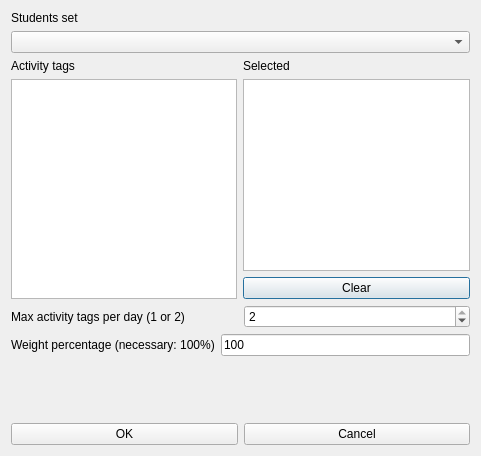
<?xml version="1.0" encoding="UTF-8"?>
<ui version="4.0">
 <class>ModifyConstraintStudentsSetMaxActivityTagsPerDayFromSetForm_template</class>
 <widget class="QDialog" name="ModifyConstraintStudentsSetMaxActivityTagsPerDayFromSetForm_template">
  <property name="geometry">
   <rect>
    <x>0</x>
    <y>0</y>
    <width>481</width>
    <height>456</height>
   </rect>
  </property>
  <property name="windowTitle">
   <string extracomment="This is the title of the dialog to add a new constraint of this type">Modify students set max activity tags per day from set</string>
  </property>
  <layout class="QVBoxLayout" name="verticalLayout_4">
   <item>
    <layout class="QVBoxLayout" name="verticalLayout_3">
     <item>
      <widget class="QLabel" name="studentsSetTextLabel">
       <property name="frameShape">
        <enum>QFrame::NoFrame</enum>
       </property>
       <property name="frameShadow">
        <enum>QFrame::Plain</enum>
       </property>
       <property name="text">
        <string>Students set</string>
       </property>
       <property name="wordWrap">
        <bool>false</bool>
       </property>
      </widget>
     </item>
     <item>
      <widget class="QComboBox" name="studentsComboBox">
       <property name="editable">
        <bool>false</bool>
       </property>
       <property name="insertPolicy">
        <enum>QComboBox::NoInsert</enum>
       </property>
       <property name="duplicatesEnabled">
        <bool>false</bool>
       </property>
      </widget>
     </item>
    </layout>
   </item>
   <item>
    <layout class="QHBoxLayout" name="horizontalLayout_4">
     <item>
      <layout class="QVBoxLayout" name="verticalLayout_2">
       <item>
        <widget class="QLabel" name="label_2">
         <property name="text">
          <string>Activity tags</string>
         </property>
        </widget>
       </item>
       <item>
        <widget class="QListWidget" name="allActivityTagsListWidget"/>
       </item>
      </layout>
     </item>
     <item>
      <layout class="QVBoxLayout" name="verticalLayout">
       <item>
        <widget class="QLabel" name="label_3">
         <property name="text">
          <string comment="It refers to activity tags">Selected</string>
         </property>
        </widget>
       </item>
       <item>
        <widget class="QListWidget" name="selectedActivityTagsListWidget"/>
       </item>
       <item>
        <widget class="QPushButton" name="clearActivityTagsPushButton">
         <property name="text">
          <string>Clear</string>
         </property>
        </widget>
       </item>
      </layout>
     </item>
    </layout>
   </item>
   <item>
    <layout class="QHBoxLayout" name="horizontalLayout">
     <item>
      <widget class="QLabel" name="label">
       <property name="text">
        <string>Max activity tags per day (1 or 2)</string>
       </property>
      </widget>
     </item>
     <item>
      <widget class="QSpinBox" name="maxActivityTagsSpinBox">
       <property name="minimum">
        <number>1</number>
       </property>
       <property name="maximum">
        <number>2</number>
       </property>
       <property name="value">
        <number>2</number>
       </property>
      </widget>
     </item>
    </layout>
   </item>
   <item>
    <layout class="QHBoxLayout" name="horizontalLayout_2">
     <item>
      <widget class="QLabel" name="weightTextLabel">
       <property name="frameShape">
        <enum>QFrame::NoFrame</enum>
       </property>
       <property name="frameShadow">
        <enum>QFrame::Plain</enum>
       </property>
       <property name="text">
        <string>Weight percentage (necessary: 100%)</string>
       </property>
       <property name="wordWrap">
        <bool>false</bool>
       </property>
      </widget>
     </item>
     <item>
      <widget class="QLineEdit" name="weightLineEdit">
       <property name="text">
        <string notr="true">100</string>
       </property>
      </widget>
     </item>
    </layout>
   </item>
   <item>
    <spacer name="verticalSpacer">
     <property name="orientation">
      <enum>Qt::Vertical</enum>
     </property>
     <property name="sizeHint" stdset="0">
      <size>
       <width>20</width>
       <height>32</height>
      </size>
     </property>
    </spacer>
   </item>
   <item>
    <layout class="QHBoxLayout" name="horizontalLayout_3">
     <item>
      <widget class="QPushButton" name="okPushButton">
       <property name="text">
        <string>OK</string>
       </property>
      </widget>
     </item>
     <item>
      <widget class="QPushButton" name="cancelPushButton">
       <property name="text">
        <string>Cancel</string>
       </property>
      </widget>
     </item>
    </layout>
   </item>
  </layout>
 </widget>
 <layoutdefault spacing="6" margin="11"/>
 <resources/>
 <connections/>
</ui>
